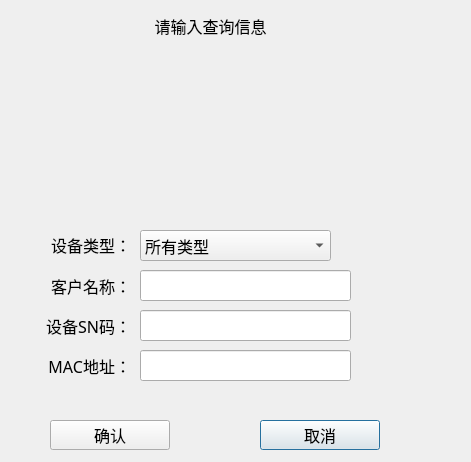
<?xml version="1.0" encoding="UTF-8"?>
<ui version="4.0">
 <class>Log_MacQueryDlg</class>
 <widget class="QDialog" name="Log_MacQueryDlg">
  <property name="geometry">
   <rect>
    <x>0</x>
    <y>0</y>
    <width>471</width>
    <height>462</height>
   </rect>
  </property>
  <property name="windowTitle">
   <string>Dialog</string>
  </property>
  <property name="styleSheet">
   <string notr="true"/>
  </property>
  <widget class="QLabel" name="label_2">
   <property name="geometry">
    <rect>
     <x>10</x>
     <y>270</y>
     <width>121</width>
     <height>31</height>
    </rect>
   </property>
   <property name="font">
    <font>
     <family>微软雅黑</family>
     <pointsize>12</pointsize>
    </font>
   </property>
   <property name="styleSheet">
    <string notr="true"/>
   </property>
   <property name="text">
    <string>客户名称：</string>
   </property>
   <property name="alignment">
    <set>Qt::AlignRight|Qt::AlignTrailing|Qt::AlignVCenter</set>
   </property>
  </widget>
  <widget class="QLineEdit" name="userEdit">
   <property name="geometry">
    <rect>
     <x>140</x>
     <y>270</y>
     <width>211</width>
     <height>31</height>
    </rect>
   </property>
   <property name="font">
    <font>
     <family>微软雅黑</family>
     <pointsize>12</pointsize>
    </font>
   </property>
   <property name="styleSheet">
    <string notr="true"/>
   </property>
  </widget>
  <widget class="QPushButton" name="quitBtn">
   <property name="geometry">
    <rect>
     <x>260</x>
     <y>420</y>
     <width>120</width>
     <height>30</height>
    </rect>
   </property>
   <property name="font">
    <font>
     <family>微软雅黑</family>
     <pointsize>12</pointsize>
    </font>
   </property>
   <property name="styleSheet">
    <string notr="true"/>
   </property>
   <property name="text">
    <string>取消</string>
   </property>
  </widget>
  <widget class="QPushButton" name="okBtn">
   <property name="geometry">
    <rect>
     <x>50</x>
     <y>420</y>
     <width>120</width>
     <height>30</height>
    </rect>
   </property>
   <property name="font">
    <font>
     <family>微软雅黑</family>
     <pointsize>12</pointsize>
    </font>
   </property>
   <property name="styleSheet">
    <string notr="true"/>
   </property>
   <property name="text">
    <string>确认</string>
   </property>
  </widget>
  <widget class="QWidget" name="dateWid" native="true">
   <property name="geometry">
    <rect>
     <x>20</x>
     <y>59</y>
     <width>450</width>
     <height>120</height>
    </rect>
   </property>
   <property name="font">
    <font>
     <family>微软雅黑</family>
     <pointsize>12</pointsize>
    </font>
   </property>
   <property name="styleSheet">
    <string notr="true"/>
   </property>
  </widget>
  <widget class="QLabel" name="label">
   <property name="geometry">
    <rect>
     <x>140</x>
     <y>10</y>
     <width>141</width>
     <height>31</height>
    </rect>
   </property>
   <property name="font">
    <font>
     <family>微软雅黑</family>
     <pointsize>12</pointsize>
    </font>
   </property>
   <property name="styleSheet">
    <string notr="true"/>
   </property>
   <property name="text">
    <string>请输入查询信息</string>
   </property>
   <property name="alignment">
    <set>Qt::AlignCenter</set>
   </property>
  </widget>
  <widget class="QLineEdit" name="snEdit">
   <property name="geometry">
    <rect>
     <x>140</x>
     <y>310</y>
     <width>211</width>
     <height>31</height>
    </rect>
   </property>
   <property name="font">
    <font>
     <family>微软雅黑</family>
     <pointsize>12</pointsize>
    </font>
   </property>
   <property name="styleSheet">
    <string notr="true"/>
   </property>
  </widget>
  <widget class="QLabel" name="label_3">
   <property name="geometry">
    <rect>
     <x>10</x>
     <y>310</y>
     <width>121</width>
     <height>31</height>
    </rect>
   </property>
   <property name="font">
    <font>
     <family>微软雅黑</family>
     <pointsize>12</pointsize>
    </font>
   </property>
   <property name="styleSheet">
    <string notr="true"/>
   </property>
   <property name="text">
    <string>设备SN码：</string>
   </property>
   <property name="alignment">
    <set>Qt::AlignRight|Qt::AlignTrailing|Qt::AlignVCenter</set>
   </property>
  </widget>
  <widget class="QLabel" name="label_4">
   <property name="geometry">
    <rect>
     <x>10</x>
     <y>229</y>
     <width>121</width>
     <height>31</height>
    </rect>
   </property>
   <property name="font">
    <font>
     <family>微软雅黑</family>
     <pointsize>12</pointsize>
    </font>
   </property>
   <property name="styleSheet">
    <string notr="true"/>
   </property>
   <property name="text">
    <string>设备类型：</string>
   </property>
   <property name="alignment">
    <set>Qt::AlignRight|Qt::AlignTrailing|Qt::AlignVCenter</set>
   </property>
  </widget>
  <widget class="QLabel" name="label_5">
   <property name="geometry">
    <rect>
     <x>10</x>
     <y>350</y>
     <width>121</width>
     <height>31</height>
    </rect>
   </property>
   <property name="font">
    <font>
     <family>微软雅黑</family>
     <pointsize>12</pointsize>
    </font>
   </property>
   <property name="styleSheet">
    <string notr="true"/>
   </property>
   <property name="text">
    <string>MAC地址：</string>
   </property>
   <property name="alignment">
    <set>Qt::AlignRight|Qt::AlignTrailing|Qt::AlignVCenter</set>
   </property>
  </widget>
  <widget class="QComboBox" name="devtypeCmb">
   <property name="geometry">
    <rect>
     <x>140</x>
     <y>230</y>
     <width>191</width>
     <height>31</height>
    </rect>
   </property>
   <property name="font">
    <font>
     <family>微软雅黑</family>
     <pointsize>12</pointsize>
    </font>
   </property>
   <property name="styleSheet">
    <string notr="true"/>
   </property>
   <item>
    <property name="text">
     <string>所有类型</string>
    </property>
   </item>
   <item>
    <property name="text">
     <string>IP-PDU</string>
    </property>
   </item>
   <item>
    <property name="text">
     <string>MPDU</string>
    </property>
   </item>
   <item>
    <property name="text">
     <string>RPDU</string>
    </property>
   </item>
   <item>
    <property name="text">
     <string>ZPDU</string>
    </property>
   </item>
   <item>
    <property name="text">
     <string>ATS</string>
    </property>
   </item>
  </widget>
  <widget class="QLineEdit" name="macEdit">
   <property name="geometry">
    <rect>
     <x>140</x>
     <y>350</y>
     <width>211</width>
     <height>31</height>
    </rect>
   </property>
   <property name="font">
    <font>
     <family>微软雅黑</family>
     <pointsize>12</pointsize>
    </font>
   </property>
   <property name="styleSheet">
    <string notr="true"/>
   </property>
  </widget>
 </widget>
 <resources/>
 <connections/>
</ui>
